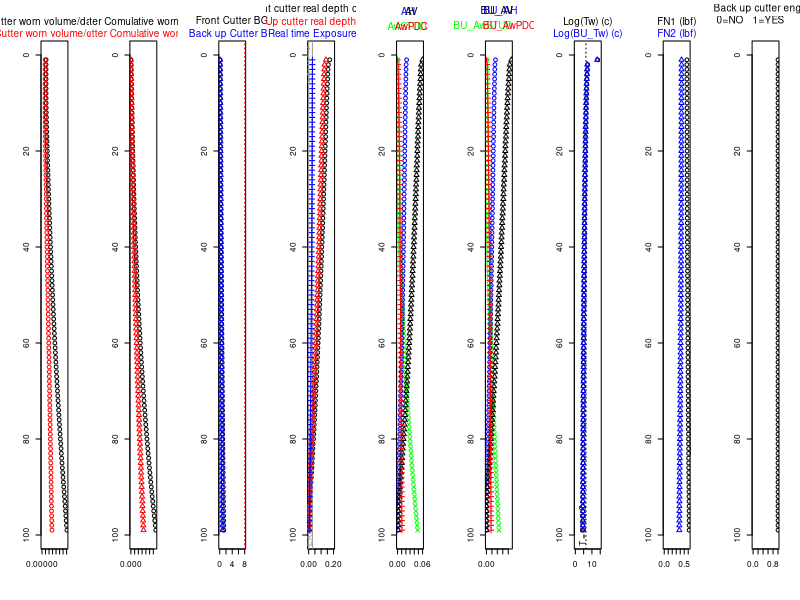
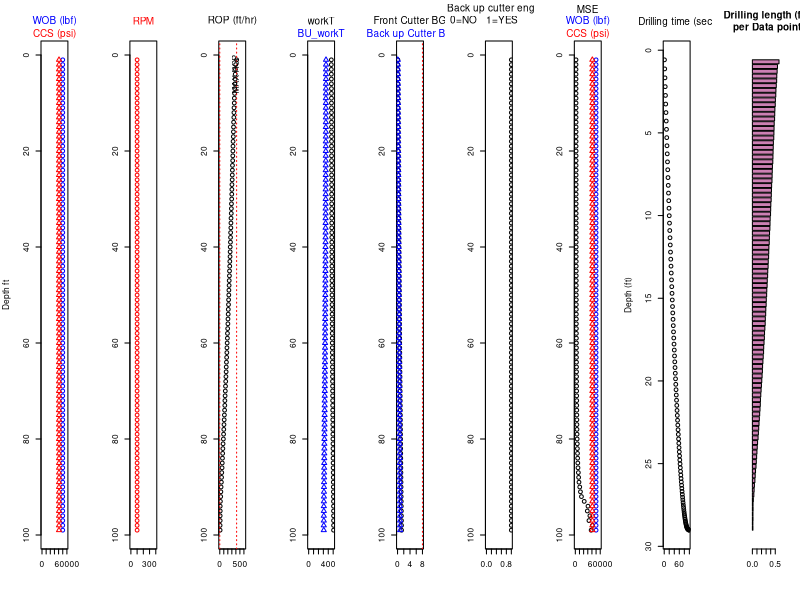

Source code (R) for these figures, in order:

#clean console
cat("\014") 
#clean environment
rm(list=ls())


Db <- 8.5 #bit diameter
Re <- Db/((2^0.5)*2) # effective radius
Ce <- 1 # cutter front area efficiency
# WOB <- 25000 # weight on bit klbf
# RPM <- 100 #
# CCS <- 41000 # in psi
NOC <- 32 # number of cutters
Dc <- 0.5 # cutter diameter in inch
Rc <- Dc/2 #cutter radius in inch
BR <- 20 # Back Rake in angle
SR <- 0 # Side Rake in angle
wSTUD <- 0.3 # weight 1 STUD
wPDC <- 1 # weight 2 PDC
Emb_Length <- 0.2 # Cutter embedded length  
Lcutter <- 2 # cutter length in inch
CutterT <- 0.0276 # cutter thickness in inch
ROPcoff <- 300 # ROP coefficient  
BGThershold <- 8*(Lcutter-Emb_Length)*tan(BR*pi/180)/Dc

#---------------------------------------------
# Cutter Wear Flat Area Temprature parameters
# Tf <- 50 # fluid temprature in C
# kf <- 0.04 # cutter/rock friction coefficient
f <- 0.5 # thermal response function 
# alpha_f <- 1 # 
#---------------------------------------------
DataTimeInter <- 5 # sec
#-----------------------------BG Column

# BG <- read.csv("C:/Users/DASLAB Hareland 3/Desktop/R calc file/ROP drafts/BG.csv", header = T)
# BG <- read.csv("C:/Users/Farshid/Desktop/rop/BG.csv", header = T)
# C:\Users\DASLAB Hareland 3\Documents\All_Amin_Github\Petroleum-and-Drilling-Enginnering\Codes\Drilling Simulator
BG <- read.csv("../Drilling Simulator/BG.csv", header = T)
BG <- 0.01*BG
Num_of_Data <- nrow(BG)
# BU_BG <- read.csv("C:/Users/DASLAB Hareland 3/Desktop/R calc file/ROP drafts/BU_BG.csv", header = T)
# BU_BG <- read.csv("C:/Users/Farshid/Desktop/rop/BU_BG.csv", header = T)
BU_BG <- read.csv("../Drilling Simulator/BU_BG.csv", header = T)
BU_BG <- 0.01*BU_BG
Num_of_Data <- nrow(BU_BG)

EXPR_new <- 0.03 #back up cutter exposed when both cutters are new
EXPR_realtime <- matrix(0,Num_of_Data,1)
colnames(EXPR_realtime) <- "inch"


#-----ROP (ft/hr)-----------------------------
ROP <- matrix(0,Num_of_Data,1)
ROP <- data.frame(ROP)
colnames(ROP) <- 'ROP (ft/hr)'
#----------------------------WOB Column
# WOB <- read.csv("C:/Users/DASLAB Hareland 3/Desktop/R calc file/ROP drafts/WOB.csv", header = T); WOB <-1*WOB
# WOB <- read.csv("C:/Users/Farshid/Desktop/rop/WOB.csv", header = T); WOB <-2*WOB
WOB <- read.csv("../Drilling Simulator/WOB.csv", header = T); WOB <-2*WOB
WOC <- WOB/NOC
colnames(WOC) <- 'WOC,lbf'
#----------------------------RPM Column
# RPM <- read.csv("C:/Users/DASLAB Hareland 3/Desktop/R calc file/ROP drafts/RPM.csv", header = T); RPM <- 1*RPM
# RPM <- read.csv("C:/Users/Farshid/Desktop/rop/RPM.csv", header = T); RPM <- 1*RPM
RPM <- read.csv("../Drilling Simulator/RPM.csv", header = T); RPM <- 1*RPM
#----------------------------CCS Column
# CCS <- read.csv("C:/Users/DASLAB Hareland 3/Desktop/R calc file/ROP drafts/CCS.csv", header = T); CCS <- 0.5*CCS
# CCS <- read.csv("C:/Users/Farshid/Desktop/rop/CCS.csv", header = T); CCS <- 1*CCS
CCS <- read.csv("../Drilling Simulator/CCS.csv", header = T); CCS <- 1*CCS
#----------------------------Tf Column
# Tf <- read.csv("C:/Users/DASLAB Hareland 3/Desktop/R calc file/ROP drafts/Tf.csv", header = T)
# Tf <- read.csv("C:/Users/Farshid/Desktop/rop/Tf.csv", header = T)
Tf <- read.csv("../Drilling Simulator/Tf.csv", header = T)
#----------------------------kf Column
# kf <- read.csv("C:/Users/DASLAB Hareland 3/Desktop/R calc file/ROP drafts/kf.csv", header = T)
# kf <- read.csv("C:/Users/Farshid/Desktop/rop/kf.csv", header = T)
kf <- read.csv("../Drilling Simulator/Kf.csv", header = T)
#----------------------------alpha_f Column
# alpha_f <- read.csv("C:/Users/DASLAB Hareland 3/Desktop/R calc file/ROP drafts/alpha_f.csv", header = T)
# alpha_f <- read.csv("C:/Users/Farshid/Desktop/rop/alpha_f.csv", header = T)
alpha_f <- read.csv("../Drilling Simulator/alpha_f.csv", header = T)
#----------------------------thermal response function 
# f <- read.csv("C:/Users/DASLAB Hareland 3/Desktop/R calc file/ROP drafts/f.csv", header = T)
# f <- read.csv("C:/Users/Farshid/Desktop/rop/f.csv", header = T)
f <- read.csv("../Drilling Simulator/f.csv", header = T)
#----------------------------khf (w/cm/C) 
# khf <- read.csv("C:/Users/DASLAB Hareland 3/Desktop/R calc file/ROP drafts/khf.csv", header = T)
# khf <- read.csv("C:/Users/Farshid/Desktop/rop/khf.csv", header = T)
khf <- read.csv("../Drilling Simulator/Khf.csv", header = T)
#----------------------------FN1 and FN2 
#normal forces on cutter and back up cutter
FN1 <- matrix(0,Num_of_Data,1)
colnames(FN1) <- "Lbf"
FN2 <- matrix(0,Num_of_Data,1)
colnames(FN2) <- "Lbf"
#=============Tw and BU_Tw
Tw <- matrix(0,Num_of_Data,1)
colnames(Tw) <- "c"
BU_Tw <- matrix(0,Num_of_Data,1)
colnames(BU_Tw) <- "c"

#-----Cutters work (base and backup)--
work1 <- matrix(0,Num_of_Data,1)
colnames(work1) <- "ft.Lbf"
work2 <- matrix(0,Num_of_Data,1)
colnames(work2) <- "ft.Lbf"
workT <- matrix(0,Num_of_Data,1)
colnames(workT) <- "ft.Lbf"
BU_work1 <- matrix(0,Num_of_Data,1)
colnames(BU_work1) <- "ft.Lbf"
BU_work2 <- matrix(0,Num_of_Data,1)
colnames(BU_work2) <- "ft.Lbf"
BU_workT <- matrix(0,Num_of_Data,1)
colnames(BU_workT) <- "ft.Lbf"

#average wear coff of PDC and STUD 1 and 2
#1
alphaAve <- matrix(0,Num_of_Data,1)
colnames(alphaAve) <- "(ft.Lbf)/inch3"
#2
BU_alphaAve <- matrix(0,Num_of_Data,1)
colnames(BU_alphaAve) <- "(ft.Lbf)/inch3"

#1
cutter_worn_vol_each_datapoint <- matrix(0,Num_of_Data,1)
colnames(cutter_worn_vol_each_datapoint) <- "inch3"
#2
BU_cutter_worn_vol_each_datapoint <- matrix(0,Num_of_Data,1)
colnames(BU_cutter_worn_vol_each_datapoint) <- "inch3"

#1
comulative_cutter_worn_vol <- matrix(0,Num_of_Data,1)
colnames(comulative_cutter_worn_vol) <- "inch3"
#2
BU_comulative_cutter_worn_vol <- matrix(0,Num_of_Data,1)
colnames(BU_comulative_cutter_worn_vol) <- "inch3"

wear_cof_PDC <- 20000000 # (ft.Lbf)/inch3 of pure PDC material
wear_cof_STUD <- 20000 # (ft.Lbf)/inch3 of pure STUD material

#----------------------------Cutter Velocity (m/s) Column
Cutter_Velocity <- 2*pi*RPM*Re*0.0254/60
colnames(Cutter_Velocity) <- 'Cutter_Velocity,m/s'
#----------------------------cutter wear flat length,L (cm) Column
cutter_wearflat_length <- (BG*Dc/8)/sin(pi*BR/180)*2.54
colnames(cutter_wearflat_length) <- 'cutter_wearflat_length,cm'
BU_cutter_wearflat_length <- (BU_BG*Dc/8)/sin(pi*BR/180)*2.54
colnames(BU_cutter_wearflat_length) <- 'BU_cutter_wearflat_length,cm'

NeedToCovered <- (WOB/NOC)/(CCS)
colnames(NeedToCovered) <- 'NeedToCovered'
Max_DOC_OnCutterFace <- (Dc)*cos(BR*pi/180) 
Max_DOC <- Max_DOC_OnCutterFace*cos(BR*pi/180)

#-------------------------------------------------------------------------
BGDc8 <- BG*Dc/8
colnames(BGDc8) <- 'BGDc8'
BGDc8Cos <- BGDc8*cos(BR*pi/180)
colnames(BGDc8Cos) <- 'BGDc8Cos'

BU_BGDc8 <- BU_BG*Dc/8
colnames(BU_BGDc8) <- 'BU_BGDc8'
BU_BGDc8Cos <- BU_BGDc8*cos(BR*pi/180)
colnames(BU_BGDc8Cos) <- 'BU_BGDc8Cos'

#difference between weighted area beneath the cutter and needed area to be covered
Diff_AwBeneathCutter_T_NeedToCovered <- 0 -NeedToCovered
colnames(Diff_AwBeneathCutter_T_NeedToCovered) <- 'Diff_AwBeneathCutter_T_NeedToCovered'


#BackUp cutter is engaged with the formation or not
BU_cutter_engage <- matrix(0.5,Num_of_Data,1)
colnames(BU_cutter_engage) <- "1=YES 0=NO"

#-------------------------------------------------------------------------
#finding the depth of cut and BG/BU_BG
DOC_accuracy <- 0.0001 # accuracy for finding depth of cut
StepSize <- 0.001

wornVol_accuracy <- 0.0001 #cutter worn volume acuracy
addBG <- 0.0001
#===================Cutter #1==================
#==============================================
DOC_real <- matrix(0,nrow=Num_of_Data,ncol=1)
AH_Matrix <- matrix(0,nrow=Num_of_Data,ncol=1)
AV_Matrix <- matrix(0,nrow=Num_of_Data,ncol=1)
DepthOfCut_P <- matrix(0,nrow=Num_of_Data,ncol=1)
DOC_OCF <- matrix(0,nrow=Num_of_Data,ncol=1)
AOCFClean <- matrix(0,nrow=Num_of_Data,ncol=1)
AWOBG <- matrix(0,nrow=Num_of_Data,ncol=1)
ACT <- matrix(0,nrow=Num_of_Data,ncol=1)
AH <- matrix(0,nrow=Num_of_Data,ncol=1)
AV <- matrix(0,nrow=Num_of_Data,ncol=1)
AwTotal <- matrix(0,nrow=Num_of_Data,ncol=1)
AwPDC <- matrix(0,nrow=Num_of_Data,ncol=1)
AwSTUD <- matrix(0,nrow=Num_of_Data,ncol=1)

#==============================================
#==============================================
#===================Cutter #2==================
#==============================================
BU_DOC_real <- matrix(0,nrow=Num_of_Data,ncol=1)
BU_AH_Matrix <- matrix(0,nrow=Num_of_Data,ncol=1)
BU_AV_Matrix <- matrix(0,nrow=Num_of_Data,ncol=1)
BU_DepthOfCut_P <- matrix(0,nrow=Num_of_Data,ncol=1)
BU_DOC_OCF <- matrix(0,nrow=Num_of_Data,ncol=1)
BU_AOCFClean <- matrix(0,nrow=Num_of_Data,ncol=1)
BU_AWOBG <- matrix(0,nrow=Num_of_Data,ncol=1)
BU_ACT <- matrix(0,nrow=Num_of_Data,ncol=1)
BU_AH <- matrix(0,nrow=Num_of_Data,ncol=1)
BU_AV <- matrix(0,nrow=Num_of_Data,ncol=1)
BU_AwTotal <- matrix(0,nrow=Num_of_Data,ncol=1)
BU_AwPDC <- matrix(0,nrow=Num_of_Data,ncol=1)
BU_AwSTUD <- matrix(0,nrow=Num_of_Data,ncol=1)
#==============================================
#==============================================

#1
cwv <- 0 # cutter worn volume counter "comulative"
#2
BU_cwv <- 0 # cutter worn volume counter "comulative" for back up cutter


































for (i in 1:Num_of_Data){
  
  
  
  
  DepthOfCut_P[i,1] <- BGDc8Cos[i,1]
  colnames(DepthOfCut_P) <- 'DepthOfCut_P'
  BU_DepthOfCut_P[i,1] <- BU_BGDc8Cos[i,1]
  colnames(BU_DepthOfCut_P) <- 'BU_DepthOfCut_P'
  
  j <- 0
  
  while(DepthOfCut_P[i,1] < Max_DOC && Diff_AwBeneathCutter_T_NeedToCovered[i,1] < DOC_accuracy){
    
    j <- j+1
    
    # cat("i=",i,"j=",j, "\n")
    
    DepthOfCut_P[i,1] <- DepthOfCut_P[i,1] + StepSize
    
    
    
    #=======================Cutter #1=========================
    #=========================================================
    #=========================================================
    #=========================================================
    #=========================================================
    
    DOC_OCF[i,1] <- DepthOfCut_P[i,1]/(cos(BR*pi/180));# print(DOC_OCF[1,1])
    colnames(DOC_OCF) <- 'DOC_OCF'
    # AreaOnCutterFaceClean = AOCFC
    AOCFClean[i,1] <- (Rc^2)*acos((Rc-DOC_OCF[i,1])/Rc)-(Rc-DOC_OCF[i,1])*(2*Rc*DOC_OCF[i,1]-(DOC_OCF[i,1])^2)^0.5;# print(AOCFClean[1,1])
    colnames(AOCFClean) <- 'AOCFClean'
    # AreaWornOutBG = AWOBG # worn out area on cutter face
    AWOBG[i,1] <- (Rc^2)*acos((Rc-BGDc8[i,1])/Rc)-(Rc-BGDc8[i,1])*(2*Rc*BGDc8[i,1]-(BGDc8[i,1])^2)^0.5; #print(AWOBG[1,1])
    colnames(AWOBG) <- 'AWOBG'
    #Area Cut Total = ACT # total aera on cutter face
    ACT[i,1] <- AOCFClean[i,1] -AWOBG[i,1]
    colnames(ACT) <- 'ACT'
    # area beneath the cutter
    AH[i,1] <- ACT[i,1]*sin(BR*pi/180)
    colnames(AH) <- 'AH'
    # area infront of cutter
    AV[i,1] <- ACT[i,1]*cos(BR*pi/180)*cos(SR*pi/180)
    colnames(AV) <- 'AV'
    
    #-----------------------------------------
    #calc for Aw total
    Aw1 <- (BG[i,1]*Dc/8)*cos(BR*pi/180)
    Aw2 <- (Aw1-Lcutter*cos((90-BR)*pi/180))/sin((90-BR)*pi/180)
    if (Aw2<0){Aw3 <- 0} else {Aw3 <- Aw2}
    Aw4 <- Aw1/sin((90-BR)*pi/180)
    if (Aw4<Dc){Aw5 <- Aw4} else {Aw5 <- Dc}
    Aw6 <- (Aw5-Rc)/Rc
    Aw7 <- (Aw3-Rc)/Rc
    Aw8 <- (Aw5-Rc)
    Aw9 <- (Aw3-Rc)
    Aw10 <- ((2*Rc*Aw5-Aw5^2)^0.5)/(Rc)^2
    Aw11 <- ((2*Rc*Aw3-Aw3^2)^0.5)/(Rc)^2
    Aw12 <- (Rc^2/2)*(asin(Aw6)+Aw8*Aw10)
    Aw13 <- (Rc^2/2)*(asin(Aw7)+Aw9*Aw11)
    Aw14 <- (Aw12-Aw13)*(2/cos((90-BR)*pi/180))
    AwTotal[i,1] <- Aw14
    
    AwPDC1 <- (BG[i,1]*Dc/8)*cos(BR*pi/180)
    AwPDC2 <- (Aw1-CutterT*cos((90-BR)*pi/180))/sin((90-BR)*pi/180)
    if (AwPDC2<0){AwPDC3 <- 0} else {AwPDC3 <- AwPDC2}
    AwPDC4 <- AwPDC1/sin((90-BR)*pi/180)
    if (AwPDC4<Dc){AwPDC5 <- AwPDC4} else {AwPDC5 <- Dc}
    AwPDC6 <- (AwPDC5-Rc)/Rc
    AwPDC7 <- (AwPDC3-Rc)/Rc
    AwPDC8 <- (AwPDC5-Rc)
    AwPDC9 <- (AwPDC3-Rc)
    AwPDC10 <- ((2*Rc*AwPDC5-AwPDC5^2)^0.5)/(Rc)^2
    AwPDC11 <- ((2*Rc*AwPDC3-AwPDC3^2)^0.5)/(Rc)^2
    AwPDC12 <- (Rc^2/2)*(asin(AwPDC6)+AwPDC8*AwPDC10)
    AwPDC13 <- (Rc^2/2)*(asin(AwPDC7)+AwPDC9*AwPDC11)
    AwPDC14 <- (AwPDC12-AwPDC13)*(2/cos((90-BR)*pi/180))
    AwPDC[i,1] <- AwPDC14
    
    AwSTUD[i,1] <- AwTotal[i,1]-AwPDC[i,1]
    AwW <- wSTUD*AwSTUD[i,1] + wPDC*AwPDC[i,1]  
    AwBeneathCutter <- AwW + AH[i,1]
    #=========================================================
    #=========================================================
    #=========================================================
    #=========================================================
    #=======================Cutter #2=========================
    
    EXPR_realtime[i,1] <- EXPR_new - BGDc8Cos[i,1] + BU_BGDc8Cos[i,1]
    
    if (DepthOfCut_P[i,1] > EXPR_new+BU_BGDc8Cos[i,1]){
      
      
      
      # cat("DOCP=",DepthOfCut_P[i,1]," > EXPR_new+BU_BGDc8Cos[i,1]",EXPR_new+BU_BGDc8Cos[i,1],"in i=",i,"in j=",j,"\n")
      
      
      
      
      BU_DepthOfCut_P[i,1] <- DepthOfCut_P[i,1] - EXPR_new
      
      BU_DOC_OCF[i,1] <- BU_DepthOfCut_P[i,1]/(cos(BR*pi/180))
      colnames(BU_DOC_OCF) <- 'BU_DOC_OCF'
      # AreaOnCutterFaceClean = AOCFC
      BU_AOCFClean[i,1] <- (Rc^2)*acos((Rc-BU_DOC_OCF[i,1])/Rc)-(Rc-BU_DOC_OCF[i,1])*(2*Rc*BU_DOC_OCF[i,1]-(BU_DOC_OCF[i,1])^2)^0.5
      colnames(BU_AOCFClean) <- 'BU_AOCFClean'
      # AreaWornOutBG = AWOBG # worn out area on cutter face
      BU_AWOBG[i,1] <- (Rc^2)*acos((Rc-BU_BGDc8[i,1])/Rc)-(Rc-BU_BGDc8[i,1])*(2*Rc*BU_BGDc8[i,1]-(BU_BGDc8[i,1])^2)^0.5
      colnames(BU_AWOBG) <- 'BU_AWOBG'
      #Area Cut Total = ACT # total aera on cutter face
      BU_ACT[i,1] <- BU_AOCFClean[i,1] -BU_AWOBG[i,1]
      colnames(BU_ACT) <- 'BU_ACT'
      # area beneath the cutter
      BU_AH[i,1] <- BU_ACT[i,1]*sin(BR*pi/180)
      colnames(BU_AH) <- 'BU_AH'
      # area infront of cutter
      BU_AV[i,1] <- BU_ACT[i,1]*cos(BR*pi/180)*cos(SR*pi/180)
      colnames(BU_AV) <- 'BU_AV'
      
      #-----------------------------------------
      #calc for Aw total
      BU_Aw1 <- (BU_BG[i,1]*Dc/8)*cos(BR*pi/180)
      BU_Aw2 <- (BU_Aw1-Lcutter*cos((90-BR)*pi/180))/sin((90-BR)*pi/180)
      if (BU_Aw2<0){BU_Aw3 <- 0} else {BU_Aw3 <- BU_Aw2}
      BU_Aw4 <- BU_Aw1/sin((90-BR)*pi/180)
      if (BU_Aw4<Dc){BU_Aw5 <- BU_Aw4} else {BU_Aw5 <- Dc}
      BU_Aw6 <- (BU_Aw5-Rc)/Rc
      BU_Aw7 <- (BU_Aw3-Rc)/Rc
      BU_Aw8 <- (BU_Aw5-Rc)
      BU_Aw9 <- (BU_Aw3-Rc)
      BU_Aw10 <- ((2*Rc*BU_Aw5-BU_Aw5^2)^0.5)/(Rc)^2
      BU_Aw11 <- ((2*Rc*BU_Aw3-BU_Aw3^2)^0.5)/(Rc)^2
      BU_Aw12 <- (Rc^2/2)*(asin(BU_Aw6)+BU_Aw8*BU_Aw10)
      BU_Aw13 <- (Rc^2/2)*(asin(BU_Aw7)+BU_Aw9*BU_Aw11)
      BU_Aw14 <- (BU_Aw12-BU_Aw13)*(2/cos((90-BR)*pi/180))
      BU_AwTotal[i,1] <- BU_Aw14
      
      BU_AwPDC1 <- (BU_BG[i,1]*Dc/8)*cos(BR*pi/180)
      BU_AwPDC2 <- (BU_Aw1-CutterT*cos((90-BR)*pi/180))/sin((90-BR)*pi/180)
      if (BU_AwPDC2<0){BU_AwPDC3 <- 0} else {BU_AwPDC3 <- BU_AwPDC2}
      BU_AwPDC4 <- BU_AwPDC1/sin((90-BR)*pi/180)
      if (BU_AwPDC4<Dc){BU_AwPDC5 <- BU_AwPDC4} else {BU_AwPDC5 <- Dc}
      BU_AwPDC6 <- (BU_AwPDC5-Rc)/Rc
      BU_AwPDC7 <- (BU_AwPDC3-Rc)/Rc
      BU_AwPDC8 <- (BU_AwPDC5-Rc)
      BU_AwPDC9 <- (BU_AwPDC3-Rc)
      BU_AwPDC10 <- ((2*Rc*BU_AwPDC5-BU_AwPDC5^2)^0.5)/(Rc)^2
      BU_AwPDC11 <- ((2*Rc*BU_AwPDC3-BU_AwPDC3^2)^0.5)/(Rc)^2
      BU_AwPDC12 <- (Rc^2/2)*(asin(BU_AwPDC6)+BU_AwPDC8*BU_AwPDC10)
      BU_AwPDC13 <- (Rc^2/2)*(asin(BU_AwPDC7)+BU_AwPDC9*BU_AwPDC11)
      BU_AwPDC14 <- (BU_AwPDC12-BU_AwPDC13)*(2/cos((90-BR)*pi/180))
      BU_AwPDC[i,1] <- BU_AwPDC14
      
      BU_AwSTUD[i,1] <- BU_AwTotal[i,1]-BU_AwPDC[i,1]
      BU_AwW <- wSTUD*BU_AwSTUD[i,1] + wPDC*BU_AwPDC[i,1] 
      BU_AwBeneathCutter <- BU_AwW + BU_AH[i,1]
      
      
    } 
    else{
      
      BU_AwBeneathCutter <- 0
      
    }
    
    #=========================================================
    #=========================================================
    #=========================================================
    #=========================================================
    #=========================================================
    
    
    AwBeneathCutter_T=AwBeneathCutter+BU_AwBeneathCutter #total weighted area beneath the cutters
    Diff_AwBeneathCutter_T_NeedToCovered[i,1] <- AwBeneathCutter_T -NeedToCovered[i,1]
    
    
  }
  
  
  
  
  
  
  DOC_real[i,1] <- DepthOfCut_P[i,1]- BGDc8Cos[i,1]
  colnames(DOC_real) <- 'DOC_real'
  AH_Matrix[i,1] <- AH[i,1]
  colnames(AH) <- 'AH'
  AV_Matrix[i,1] <- AV[i,1]
  colnames(AV) <- 'AV'
  FN1[i,1] <- AwBeneathCutter/AwBeneathCutter_T
  
  if (DepthOfCut_P[i,1] > EXPR_new + BU_BGDc8Cos[i,1]){
    
    BU_DOC_real[i,1] <- BU_DepthOfCut_P[i,1]- BU_BGDc8Cos[i,1]
    colnames(BU_DOC_real) <- 'BU_DOC_real'
    BU_AH_Matrix[i,1] <- BU_AH[i,1]
    colnames(BU_AH) <- 'BU_AH'
    BU_AV_Matrix[i,1] <- BU_AV[i,1]
    colnames(BU_AV) <- 'BU_AV'
    FN2[i,1] <- BU_AwBeneathCutter/AwBeneathCutter_T
    
  }
  else{
    
    BU_DOC_real[i,1] <- 0
    colnames(BU_DOC_real) <- 'BU_DOC_real'
    BU_AH_Matrix[i,1] <- 0
    colnames(BU_AH) <- 'BU_AH'
    BU_AV_Matrix[i,1] <- 0
    colnames(BU_AV) <- 'BU_AV'
    FN2[i,1] <- 0
    
  }
  
  
  
  
  
  
  
  
  
  
  
  #==================================================WEAR AND TEMPRATURE================================================
  #==================================================WEAR AND TEMPRATURE================================================
  #==================================================WEAR AND TEMPRATURE================================================
  #==================================================WEAR AND TEMPRATURE================================================
  #==================================================WEAR AND TEMPRATURE================================================
  #==================================================WEAR AND TEMPRATURE================================================
  
  if (EXPR_realtime[i,1] > 0){
    # calculations for cutter 1 and 2 for temprature and wear when the EXPR is not zero. Cutters are not in the same level.
    
    
    
    
    # for cutter 1
    ##############
    ##############
    ##############
    ##############
    cutter_wearflat_length[i,1] <- (BG[i,1]*Dc/8)/sin(pi*BR/180)*2.54
    colnames(cutter_wearflat_length) <- 'cutter_wearflat_length,cm'
    
    Tw[i,1] <- Tf[i,1]+((kf[i,1]*(FN1[i,1]*WOC[i,1])*Cutter_Velocity[i,1]*f[i,1])/(AwTotal[i,1]*6.4516))*
      ((1+(3*(pi^0.5)/4)*f[i,1]*khf[i,1]*(Cutter_Velocity[i,1]/(cutter_wearflat_length[i,1]*alpha_f[i,1]))^0.5)^-1)
    
    #============================================================wear function
    work1[i,1] <- (0.083*kf[i,1]*(FN1[i,1]*WOC[i,1])*RPM[i,1]*(2*pi*Re))*(DataTimeInter/60)
    work2[i,1] <- 0#(0.083*Ce*AV_Matrix[i,1]*(2*pi*Re)*RPM[i,1]*CCS[i,1])*(DataTimeInter/60)
    workT[i,1] <- work1[i,1] + work2[i,1]
    alphaAve[i,1] <- (AwPDC[i,1]/AwTotal[i,1])*wear_cof_PDC+(AwSTUD[i,1]/AwTotal[i,1])*wear_cof_STUD
    length(alphaAve);length(AwPDC);length(AwTotal);length(AwSTUD);
    
    cutter_worn_vol_each_datapoint[i,1] <- workT[i,1]/alphaAve[i,1]
    
    cwv <- cutter_worn_vol_each_datapoint[i,1]+ cwv
    comulative_cutter_worn_vol[i,1] <- cwv
    
    #calculate the BG by reverse cutter volume equation
    
    V_total_worn_theory <- 0
    
    while(V_total_worn_theory - comulative_cutter_worn_vol[i,1] < wornVol_accuracy){
      
      BG[i,1] <- BG[i,1] + addBG 
      
      V_total_worn_theory <- (-1)*((((Dc/2)^3)/tan(pi*BR/180))*
                                     ((((Dc/2)-(BG[i,1]*Dc/8))/(Dc/2))*acos((((Dc/2)-(BG[i,1]*Dc/8))/(Dc/2)))-
                                        ((1-((((Dc/2)-(BG[i,1]*Dc/8))/(Dc/2)))^2))^0.5)+(((Dc/2)^3)/3*tan(pi*BR/180))*
                                     ((1-((((Dc/2)-(BG[i,1]*Dc/8))/(Dc/2)))^2)^0.5)^3)
      
      
    }
    #update BG that is used for next ROP calculations
    BG[i+1,1] <- BG[i,1]
    
    
    
    
    
    
    
    
    
    
    #for cutter 2 or back up cutter ==== if it is engaged with formation or NOT
    ##############
    ##############
    ##############
    ##############
    
    if (DepthOfCut_P[i,1] > EXPR_new+BU_BGDc8Cos[i,1]){
      
      BU_cutter_wearflat_length[i,1] <- (BU_BG[i,1]*Dc/8)/sin(pi*BR/180)*2.54
      colnames(BU_cutter_wearflat_length) <- 'BU_cutter_wearflat_length,cm'
      
      BU_Tw[i,1] <- Tf[i,1]+((kf[i,1]*(FN2[i,1]*WOC[i,1])*Cutter_Velocity[i,1]*f[i,1])/(BU_AwTotal[i,1]*6.4516))*
        ((1+(3*(pi^0.5)/4)*f[i,1]*khf[i,1]*(Cutter_Velocity[i,1]/(BU_cutter_wearflat_length[i,1]*alpha_f[i,1]))^0.5)^-1)
      
      #============================================================wear function
      BU_work1[i,1] <- (0.083*kf[i,1]*(FN2[i,1]*WOC[i,1])*RPM[i,1]*(2*pi*Re))*(DataTimeInter/60)
      BU_work2[i,1] <- 0#(0.083*Ce*BU_AV_Matrix[i,1]*(2*pi*Re)*RPM[i,1]*CCS[i,1])*(DataTimeInter/60)
      BU_workT[i,1] <- BU_work1[i,1] + BU_work2[i,1]
      BU_alphaAve[i,1] <- (BU_AwPDC[i,1]/BU_AwTotal[i,1])*wear_cof_PDC+(BU_AwSTUD[i,1]/BU_AwTotal[i,1])*wear_cof_STUD
      BU_cutter_worn_vol_each_datapoint[i,1] <- BU_workT[i,1]/BU_alphaAve[i,1]
      
      BU_cwv <- BU_cutter_worn_vol_each_datapoint[i,1]+ BU_cwv
      BU_comulative_cutter_worn_vol[i,1] <- BU_cwv
      
      #calculate the BU_BG by reverse cutter volume equation
      # wornVol_accuracy <- 0.001
      BU_V_total_worn_theory <- 0
      
      while(BU_V_total_worn_theory - BU_comulative_cutter_worn_vol[i,1] < wornVol_accuracy){
        
        BU_BG[i,1] <- BU_BG[i,1] + addBG
        
        BU_V_total_worn_theory <- (-1)*((((Dc/2)^3)/tan(pi*BR/180))*
                                          ((((Dc/2)-(BU_BG[i,1]*Dc/8))/(Dc/2))*acos((((Dc/2)-(BU_BG[i,1]*Dc/8))/(Dc/2)))-
                                             ((1-((((Dc/2)-(BU_BG[i,1]*Dc/8))/(Dc/2)))^2))^0.5)+(((Dc/2)^3)/3*tan(pi*BR/180))*
                                          ((1-((((Dc/2)-(BU_BG[i,1]*Dc/8))/(Dc/2)))^2)^0.5)^3)
        
        
      }
      #update BG that is used for next ROP calculations
      BU_BG[i+1,1] <- BU_BG[i,1]
      
      
    }
    else{
      
      BU_BG[i+1,1] <- BU_BG[i,1]
      
      BU_cwv <- BU_cutter_worn_vol_each_datapoint[i,1]+ BU_cwv
      BU_comulative_cutter_worn_vol[i,1] <- BU_cwv
    }
    
    
    
    
    
    
  }
  # if EXPR realtime achived 0 and both cutters are in same lavel, then:
  # calc BG1 and 2 seperatly and take an average and report it for both BGs
  else{
    
    EXPR_realtime[i,1] <- 0
    
    
    # for cutter 1
    ##############
    ##############
    ##############
    ##############
    cutter_wearflat_length[i,1] <- (BG[i,1]*Dc/8)/sin(pi*BR/180)*2.54
    colnames(cutter_wearflat_length) <- 'cutter_wearflat_length,cm'
    
    Tw[i,1] <- Tf[i,1]+((kf[i,1]*FN1[i,1]*Cutter_Velocity[i,1]*f[i,1])/(AwTotal[i,1]*6.4516))*
      ((1+(3*(pi^0.5)/4)*f[i,1]*khf[i,1]*(Cutter_Velocity[i,1]/(cutter_wearflat_length[i,1]*alpha_f[i,1]))^0.5)^-1)
    
    #============================================================wear function
    work1[i,1] <- (0.083*kf[i,1]*FN1[i,1]*RPM[i,1]*(2*pi*Re))*(DataTimeInter/60)
    work2[i,1] <- 0#(0.083*Ce*AV_Matrix[i,1]*(2*pi*Re)*RPM[i,1]*CCS[i,1])*(DataTimeInter/60)
    workT[i,1] <- work1[i,1] + work2[i,1]
    alphaAve[i,1] <- (AwPDC[i,1]/AwTotal[i,1])*wear_cof_PDC + (AwSTUD[i,1]/AwTotal[i,1])*wear_cof_STUD
    cutter_worn_vol_each_datapoint[i,1] <- workT[i,1]/alphaAve[i,1]
    
    cwv <- cutter_worn_vol_each_datapoint[i,1]+ cwv
    comulative_cutter_worn_vol[i,1] <- cwv
    
    
    # for cutter 2 or back up cutter
    ##############
    ##############
    ##############
    ##############
    BU_cutter_wearflat_length[i,1] <- (BU_BG[i,1]*Dc/8)/sin(pi*BR/180)*2.54
    colnames(BU_cutter_wearflat_length) <- 'BU_cutter_wearflat_length,cm'
    
    BU_Tw[i,1] <- Tf[i,1]+((kf[i,1]*FN2[i,1]*Cutter_Velocity[i,1]*f[i,1])/(BU_AwTotal[i,1]*6.4516))*
      ((1+(3*(pi^0.5)/4)*f[i,1]*khf[i,1]*(Cutter_Velocity[i,1]/(BU_cutter_wearflat_length[i,1]*alpha_f[i,1]))^0.5)^-1)
    
    #============================================================wear function
    BU_work1[i,1] <- (0.083*kf[i,1]*FN2[i,1]*RPM[i,1]*(2*pi*Re))*(DataTimeInter/60)
    BU_work2[i,1] <- 0#(0.083*Ce*BU_AV_Matrix[i,1]*(2*pi*Re)*RPM[i,1]*CCS[i,1])*(DataTimeInter/60)
    BU_workT[i,1] <- BU_work1[i,1] + BU_work2[i,1]
    BU_alphaAve[i,1] <- (BU_AwPDC[i,1]/BU_AwTotal[i,1])*wear_cof_PDC+(BU_AwSTUD[i,1]/BU_AwTotal[i,1])*wear_cof_STUD
    BU_cutter_worn_vol_each_datapoint[i,1] <- BU_workT[i,1]/BU_alphaAve[i,1]
    
    BU_cwv <- BU_cutter_worn_vol_each_datapoint[i,1]+ BU_cwv
    BU_comulative_cutter_worn_vol[i,1] <- BU_cwv
    
    
    
    #calculate the BG by reverse cutter volume equation
    # wornVol_accuracy <- 0.001
    V_total_worn_theory <- 0
    #calculate the BU_BG by reverse cutter volume equation
    # wornVol_accuracy <- 0.001
    BU_V_total_worn_theory <- 0
    
    
    while((V_total_worn_theory+BU_V_total_worn_theory) - (comulative_cutter_worn_vol[i,1]+BU_comulative_cutter_worn_vol[i,1]) < wornVol_accuracy){
      
      BG[i,1] <- BG[i,1] + addBG
      
      BU_BG[i,1] <- BU_BG[i,1] + addBG
      
      
      
      V_total_worn_theory <- (-1)*((((Dc/2)^3)/tan(pi*BR/180))*
                                     ((((Dc/2)-(BG[i,1]*Dc/8))/(Dc/2))*acos((((Dc/2)-(BG[i,1]*Dc/8))/(Dc/2)))-
                                        ((1-((((Dc/2)-(BG[i,1]*Dc/8))/(Dc/2)))^2))^0.5)+(((Dc/2)^3)/3*tan(pi*BR/180))*
                                     ((1-((((Dc/2)-(BG[i,1]*Dc/8))/(Dc/2)))^2)^0.5)^3)
      
      
      BU_V_total_worn_theory <- (-1)*((((Dc/2)^3)/tan(pi*BR/180))*
                                        ((((Dc/2)-(BU_BG[i,1]*Dc/8))/(Dc/2))*acos((((Dc/2)-(BU_BG[i,1]*Dc/8))/(Dc/2)))-
                                           ((1-((((Dc/2)-(BU_BG[i,1]*Dc/8))/(Dc/2)))^2))^0.5)+(((Dc/2)^3)/3*tan(pi*BR/180))*
                                        ((1-((((Dc/2)-(BU_BG[i,1]*Dc/8))/(Dc/2)))^2)^0.5)^3)
      
      
      
    }
    
    #update BG and BU_BG by taking average of both
    
    BG[i+1,1] <- BG[i,1]
    BU_BG[i+1,1] <- BU_BG[i,1]
    
    
    
    
    
  }
  
  
  
  
  
  
  BGDc8[i+1,1] <- BG[i+1,1]*Dc/8
  BGDc8Cos[i+1,1] <- BGDc8[i+1,1]*cos(BR*pi/180)
  
  BU_BGDc8[i+1,1] <- BU_BG[i+1,1]*Dc/8
  BU_BGDc8Cos[i+1,1] <- BU_BGDc8[i+1,1]*cos(BR*pi/180)
  
  
  
  
  
  
  
  
  ROP[i,1] <- ROPcoff*(5*RPM[i,1]*Re*Ce*((AV_Matrix[i,1]+BU_AV_Matrix[i,1])/2)/(pi*Db*Db/4))
  cat("in i=",i,"in j=",j,"\n")
  cat("DOCP=",DepthOfCut_P[i,1],"BU_DOCP=",BU_DepthOfCut_P[i,1],"MaxDOC=",Max_DOC,"\n")
  cat("Diff_AwBeneathCutter_T_NeedToCovered[i,1]=",Diff_AwBeneathCutter_T_NeedToCovered[i,1],"< DOC_accuracy=",DOC_accuracy,"\n")
  cat("FN1=",FN1[i,1],"FN2=",FN2[i,1],"\n")
  cat("EXPR_realtime=",EXPR_realtime[i,1],"EXPR_new=",EXPR_new,
      "BGDc8Cos[i,1]=",BGDc8Cos[i,1],"BU_BGDc8Cos[i,1]=",BU_BGDc8Cos[i,1],"\n")
  cat("BG=",BG[i,1],"BU_BG=",BU_BG[i,1],"\n")
  cat("Av=",AV_Matrix[i,1],"AH=",AH_Matrix[i,1],"BU_Av=",BU_AV_Matrix[i,1],"BU_AH=",BU_AH_Matrix[i,1],"ROP=",ROP[i,1],"\n")
  cat("AwW=",AwW,"BU_AwW=",BU_AwW,"AwBeneathCutter_T=",AwBeneathCutter_T,"\n")
  cat("AwBeneathCutter=",AwBeneathCutter,"BU_AwBeneathCutter=",BU_AwBeneathCutter,"AwBeneathCutter_T=",AwBeneathCutter_T,"\n")
  cat("alphaAve=",alphaAve[i,1],"BU_alphaAve=",BU_alphaAve[i,1])
  print("-----------------------------------------------------------------------------------------")
  print("-----------------------------------------------------------------------------------------")
  print("-----------------------------------------------------------------------------------------")
  
  if (DepthOfCut_P[i,1] > EXPR_new+BU_BGDc8Cos[i,1]){
    
    BU_cutter_engage[i,1] <- 1
  } else {
    BU_cutter_engage[i,1] <- 0
    
  }
  
  
  
  
  
  
}





#==========================================================================
#==========================================================================
#==========================================================================
#==========================================================================
#==========================================================================
#==========================================================================



#######################PLOTS
# #WOB
par(mfrow=c(1,9))
a <- data.frame(seq(1,Num_of_Data))
par(cex = 0.5)
# # #---------------------------------
# plot(WOB[,1],a[,1], ylim = rev(range(a[,1])), ylab = "Depth ft", xlab = "", col="blue",
#      pch=1,title(expression(main = "WOB (lbf)"), adj = 0.5, line = 2, col.main = "blue"),xlim = c(0,45000))
# par(new=TRUE)
# #CCS
# lines(CCS[,1],a[,1], ylim = rev(range(a[,1])), axes=F, ylab = NA, xlab = NA,
#      col="red",pch=2,title(expression(main = "CCS (psi)"), adj = 0.5, line = 0.7, col.main = "red"),xlim = c(0,50000))
# par(new=FALSE)
# # #RPM
# plot(RPM[,1],a[,1], ylim = rev(range(a[,1])),ylab = "",xlab = "",
#      col="red",pch=1,title(expression(main = "RPM"), col.main = "red"),xlim = c(0,400))

#cutter_worn_vol_each_datapoint / Front cutter
plot(cutter_worn_vol_each_datapoint[,1],a[,1], ylim = rev(range(a[,1])),ylab = "",xlab = "",xlim = c(0,max(cutter_worn_vol_each_datapoint[,1])),
     col="black",pch=1,title(expression(main = "Front cutter worn volume/data point(in3)"),adj = 0.5, line = 1.9, col.main = "black"))
# axis(3)
par(new=TRUE)
#cutter_worn_vol_each_datapoint / Back up cutter
lines(BU_cutter_worn_vol_each_datapoint[,1],a[,1], ylim = rev(range(a[,1])),ylab = "",xlab = "", axes=F,
      col="red",pch=1,title(expression(main = "Backup Cutter worn volume/data point(in3)"),adj = 0.5, line = 0.7, col.main = "red"))
par(new=FALSE)







#comulative_cutter_worn_vol / Front cutter
plot(comulative_cutter_worn_vol[,1],a[,1], ylim = rev(range(a[,1])),ylab = "",xlab = "",xlim = c(0,max(comulative_cutter_worn_vol[,1])),
     col="black",pch=1,title(expression(main = "Front cutter Comulative worn volume (in3)"), adj = 0.5, line = 1.9, col.main = "black"))
par(new=TRUE)
#comulative_cutter_worn_vol / Back up cutter
lines(BU_comulative_cutter_worn_vol[,1],a[,1], ylim = rev(range(a[,1])),ylab = "",xlab = "", axes=F,
      col="red",pch=2,title(expression(main = "Backup cutter Comulative worn volume (in3)"), adj = 0.5, line = 0.7, col.main = "red"))
par(new=FALSE)







# 
# #ROP
# plot(ROP[,1],a[,1], ylim = rev(range(a[,1])),ylab = "",xlab = "",
#      col="black",pch=1,title(expression(main = "ROP (ft/hr)")),xlim = c(0,500))
# par(new=FALSE)


#BG
plot(BG[1:99,1],a[,1], ylim = rev(range(a[,1])),ylab = "",xlab = "",xlim = c(0,8),
     col="black",pch=1,title(expression(main = "Front Cutter BG"), col.main = "black"))
abline(v=8, col = "red", lty = 3)
par(new=TRUE)
#BU_BG
lines(BU_BG[1:99,1],a[,1], ylim = rev(range(a[,1])),ylab = "",xlab = "", axes=F,
      col="blue",pch=2,title(expression(main = "Back up Cutter BG"), adj = 0.5, line = 0.7, col.main = "blue"),xlim = c(0,10))
par(new=FALSE)





#DOC_real
plot(DOC_real[,1],a[,1], ylim = rev(range(a[,1])),ylab = "",xlab = "",xlim = c(0,0.2),
     col="black",pch=1,title(expression(main = "Front cutter real depth of cut (in)"), adj = 0.5, line = 3.2, col.main = "black"))
abline(v=EXPR_new, col = "gray60", lty = 1)
text(EXPR_new-0.005,Num_of_Data,"EXPR New",srt=90,pos=3,col="gray60")
abline(v=0, col = "gray60", lty = 1)
text(0.01,3,"EXPR = 0",srt=90,pos=3,col="gray60")
par(new=TRUE)
#DOC_real
lines(BU_DOC_real[,1],a[,1], ylim = rev(range(a[,1])),ylab = "",xlab = "", axes=F,
      col="red",pch=2,title(expression(main = "Back Up cutter real depth of cut (in)"), adj = 0.5, line = 1.9, col.main = "red"))
par(new=TRUE)
#EXPR_realtime
lines(EXPR_realtime[,1],a[,1], ylim = rev(range(a[,1])),ylab = "",xlab = "", axes=F,
      col="blue",pch=3,title(expression(main = "Real time Exposure (in)"),
                             adj = 0.5, line = 0.7, col.main = "blue"),xlim = c(0,EXPR_new))
par(new=FALSE)

# #BU_cutter_engage
# plot(BU_cutter_engage[1:99,1],a[,1], ylim = rev(range(a[,1])),ylab = "",xlab = "",xlim = c(0,1),
#      col="black",pch=1,title(expression(main = "Back up cutter engage\n 0=NO   1=YES"), col.main = "black"))






#==========================================================================
#==========================================================================
#==========================================================================
#==========================================================================
#==========================================================================
#==========================================================================


# par(mfrow=c(1,5))
# par(cex = 0.5)
#AwSTUD
plot(AwSTUD[1:99,1],a[,1], ylim = rev(range(a[,1])),ylab = "",xlab = "", xlim = c(0,max(AwSTUD[1:99,1],AwPDC[1:99,1],AH_Matrix[1:99,1],AV_Matrix[1:99,1])),
     col="green",pch=4,title(expression(main = "AwSTUD"), adj = 0.75, line = 1.5, col.main = "green"))
#AH
lines(AH_Matrix[1:99,1],a[,1], ylim = rev(range(a[,1])),ylab = "",xlab = "",axes=F,
      col="blue",pch=1,title(expression(main = "AH"), adj = 0.35, line = 3, col.main = "blue"))
# abline(v=8, col = "red", lty = 3)
par(new=TRUE)
#AV
lines(AV_Matrix[1:99,1],a[,1], ylim = rev(range(a[,1])),ylab = "",xlab = "", axes=F,
      col="black",pch=2,title(expression(main = "AV"), adj = 0.6, line = 3, col.main = "black"))
par(new=TRUE)
#AwPDC
lines(AwPDC[1:99,1],a[,1], ylim = rev(range(a[,1])),ylab = "",xlab = "", axes=F,
      col="red",pch=3,title(expression(main = "AwPDC"), adj = 0.3, line = 1.5, col.main = "red"))
par(new=FALSE)






#BU_AwSTUD
plot(BU_AwSTUD[1:99,1],a[,1], ylim = rev(range(a[,1])),ylab = "",xlab = "", xlim = c(0,max(BU_AwSTUD[1:99,1],BU_AwPDC[1:99,1],BU_AH_Matrix[1:99,1],BU_AV_Matrix[1:99,1])),
     col="green",pch=4,title(expression(main = "BU_AwSTUD"), adj = 1, line = 1.5, col.main = "green"))
#BU_AH
lines(BU_AH_Matrix[1:99,1],a[,1], ylim = rev(range(a[,1])),ylab = "",xlab = "",axes=F,
      col="blue",pch=1,title(expression(main = "BU_AH"), adj = 0.3, line = 3, col.main = "blue"))
# abline(v=8, col = "red", lty = 3)
par(new=TRUE)
#BU_AV
lines(BU_AV_Matrix[1:99,1],a[,1], ylim = rev(range(a[,1])),ylab = "",xlab = "", axes=F,
      col="black",pch=2,title(expression(main = "BU_AV"), adj = 0.8, line = 3, col.main = "black"))
par(new=TRUE)
#BU_AwPDC
lines(BU_AwPDC[1:99,1],a[,1], ylim = rev(range(a[,1])),ylab = "",xlab = "", axes=F,
      col="red",pch=3,title(expression(main = "BU_AwPDC"), adj = 0.1, line = 1.5, col.main = "red"))
par(new=FALSE)






#Tw
logTw <- log(Tw)
logBU_Tw <-log(BU_Tw+1)
plot(logTw[1:99,1],a[,1], ylim = rev(range(a[,1])),ylab = "",xlab = "",xlim = c(0,15),
     col="black",pch=1,title(expression(main = "Log(Tw) (c)"), adj = 0.5, line = 1.9, col.main = "black"))
abline(v=log(600), col = "black", lty = 3)
text(log(600),Num_of_Data,"T = 6 0 0 C",srt=90,pos=3,col="black")
par(new=TRUE)
#BU_Tw
lines(logBU_Tw[1:99,1],a[,1], ylim = rev(range(a[,1])),ylab = "",xlab = "", axes=F,
      col="blue",pch=2,title(expression(main = "Log(BU_Tw) (c)"), adj = 0.5, line = 0.7, col.main = "blue"))








#FN 1 & 2
plot(FN1[1:99,1],a[,1], ylim = rev(range(a[,1])),ylab = "",xlab = "",xlim = c(0,max(FN1[,1])),
     col="black",pch=1,title(expression(main = "FN1 (lbf)"), adj = 0.5, line = 1.9, col.main = "black"))
par(new=TRUE)
lines(FN2[1:99,1],a[,1], ylim = rev(range(a[,1])),ylab = "",xlab = "",
      col="blue",pch=2,title(expression(main = "FN2 (lbf)"), adj = 0.5, line = 0.7, col.main = "blue"))




#BU_cutter_engage
plot(BU_cutter_engage[1:99,1],a[,1], ylim = rev(range(a[,1])),ylab = "",xlab = "",xlim = c(0,1),
     col="black",pch=1,title(expression(main = "Back up cutter engage\n 0=NO   1=YES"), col.main = "black"))




#==================================================================================================================================
#==================================================================================================================================
#==================================================================================================================================
#==================================================================================================================================
#==================================================================================================================================
#==================================================================================================================================



# end_time <- Sys.time()
# end_time - start_time

par(mfrow=c(1,9))
par(cex = 0.5)
par(new=FALSE)

#WOB
plot(WOB[,1],a[,1], ylim = rev(range(a[,1])), ylab = "Depth ft", xlab = "", col="blue",
     pch=1,title(expression(main = "WOB (lbf)"), adj = 0.5, line = 2, col.main = "blue"),xlim = c(0,max(WOB,CCS)+10000))
par(new=TRUE)
#CCS
lines(CCS[,1],a[,1], ylim = rev(range(a[,1])), axes=F, ylab = NA, xlab = NA,
      col="red",pch=2,title(expression(main = "CCS (psi)"), adj = 0.5, line = 0.7, col.main = "red"),xlim = c(0,max(CCS)+10000))
par(new=FALSE)
# #CCS
# lines(CCS[,1],a[,1], ylim = rev(range(a[,1])), axes=F, ylab = NA, xlab = NA,
#      col="red",pch=2,title(expression(main = "CCS (psi)"), adj = 0.5, line = 0.7, col.main = "red"),xlim = c(0,50000))
# par(new=FALSE)

#RPM
plot(RPM[,1],a[,1], ylim = rev(range(a[,1])),ylab = "",xlab = "",
     col="red",pch=1,title(expression(main = "RPM"), col.main = "red"),xlim = c(0,400))

#ROP
plot(ROP[,1],a[,1], ylim = rev(range(a[,1])),ylab = "",xlab = "",
     col="black",pch=1,title(expression(main = "ROP (ft/hr)")),xlim = c(0,max(ROP)+200))

abline(v=0, col = "red", lty = 3)
abline(v=max(ROP), col = "red", lty = 3)
text(max(ROP)+50,5,"MAX ROP",srt=90,pos=3,col="black")
par(new=FALSE)







# 
# #work1
# plot(work1[1:99,1],a[,1], ylim = rev(range(a[,1])),ylab = "",xlab = "",xlim = c(0,max(work1)),
#      col="black",pch=1,title(expression(main = "work1"), col.main = "black"))
# # abline(v=8, col = "red", lty = 3)
# par(new=TRUE)
# #BU_work1
# lines(BU_work1[1:99,1],a[,1], ylim = rev(range(a[,1])),ylab = "",xlab = "", axes=F,
#       col="blue",pch=2,title(expression(main = "BU_work1"), adj = 0.5,
#                              line = 0.7, col.main = "blue"),xlim = c(0,10))




# par(new=FALSE)
# #work2
# plot(work2[1:99,1],a[,1], ylim = rev(range(a[,1])),ylab = "",xlab = "",xlim = c(0,max(work2)),
#      col="black",pch=1,title(expression(main = "work2"), col.main = "black"))
# # abline(v=8, col = "red", lty = 3)
# par(new=TRUE)
# #BU_work2
# lines(BU_work2[1:99,1],a[,1], ylim = rev(range(a[,1])),ylab = "",xlab = "", axes=F,
#       col="blue",pch=2,title(expression(main = "BU_work2"), adj = 0.5,
#                              line = 0.7, col.main = "blue"),xlim = c(0,10))





#workT
plot(workT[1:99,1],a[,1], ylim = rev(range(a[,1])),ylab = "",xlab = "",xlim = c(0,max(workT)),
     col="black",pch=1,title(expression(main = "workT"), col.main = "black"))
# abline(v=8, col = "red", lty = 3)
par(new=TRUE)
#workT
lines(BU_workT[1:99,1],a[,1], ylim = rev(range(a[,1])),ylab = "",xlab = "", axes=F,
      col="blue",pch=2,title(expression(main = "BU_workT"), adj = 0.5,
                             line = 0.7, col.main = "blue"),xlim = c(0,10))






par(new=FALSE)
#BG
plot(BG[1:99,1],a[,1], ylim = rev(range(a[,1])),ylab = "",xlab = "",xlim = c(0,8),
     col="black",pch=1,title(expression(main = "Front Cutter BG"), col.main = "black"))
abline(v=8, col = "red", lty = 3)
par(new=TRUE)
#BU_BG
lines(BU_BG[1:99,1],a[,1], ylim = rev(range(a[,1])),ylab = "",xlab = "", axes=F,
      col="blue",pch=2,title(expression(main = "Back up Cutter BG"), adj = 0.5, line = 0.7,
                             col.main = "blue"),xlim = c(0,10))
par(new=FALSE)



#BU_cutter_engage
plot(BU_cutter_engage[1:99,1],a[,1], ylim = rev(range(a[,1])),ylab = "",xlab = "",xlim = c(0,1),
     col="black",pch=1,title(expression(main = "Back up cutter engage\n 0=NO   1=YES"), col.main = "black"))





# 
# #alphaAve & BU_alphaAve 
# plot(alphaAve[,1],a[,1], ylim = rev(range(a[,1])),ylab = "",xlab = "",
#      col="black",pch=1,title(expression(main = "alphaAve"),adj = 0.5, line = 1.9, col.main = "black"),
#      xlim = c(0,max(alphaAve,BU_alphaAve)))
# par(new=TRUE)
# plot(BU_alphaAve[,1],a[,1], ylim = rev(range(a[,1])),ylab = "",xlab = "", axes=F,
#      col="red",pch=2,title(expression(main = "BU_alphaAve"),adj = 0.5, line = 0.7, col.main = "red"))



Ab <- pi*(Db/2)^2

MSE <- WOB*((1/Ab)+((13.33*kf*RPM)/(Db*ROP)))



#MSE
plot(MSE[,1],a[,1], ylim = rev(range(a[,1])),ylab = "",xlab = "",
     col="black",pch=1,title(expression(main = "MSE"),adj = 0.5, line = 3.2, col.main = "black"),
     xlim = c(0,max(MSE,WOB,CCS)+10000))
#WOB
lines(WOB[,1],a[,1], ylim = rev(range(a[,1])), ylab = "Depth ft", xlab = "", col="blue",axes=F,
      pch=1,title(expression(main = "WOB (lbf)"), adj = 0.5, line = 2, col.main = "blue"))
par(new=TRUE)
#CCS
lines(CCS[,1],a[,1], ylim = rev(range(a[,1])), axes=F, ylab = NA, xlab = NA,axes=F,
      col="red",pch=2,title(expression(main = "CCS (psi)"), adj = 0.5, line = 0.7, col.main = "red"),xlim = c(0,max(CCS)+10000))
par(new=FALSE)




f1 <- DataTimeInter*(ROP/3600)
f2 <- cumsum(f1)
colnames(f2) <-'depth (ft)'


#DD(ft)
plot(a[,1],f2[,1], ylim = rev(range(f2[,1])),ylab = "Depth (ft)",xlab = "",
     col="black",pch=1,title(expression(main = "Drilling time (sec)"),adj = 0.5, line = 1.9, col.main = "black"),
     xlim = c(0,max(a)))


# #Drilling_Depth_(ft)
# plot(f2[,1],a[,1], ylim = rev(range(a[,1])),ylab = "",xlab = "",
#      col="black",pch=1,title(expression(main = "Drilling Depth (ft)"),adj = 0.5, line = 1.9, col.main = "black"),
#      xlim = c(0,max(f2)))
# 

# #
# barplot(f1[,1], ylim = rev(range(a[,1])),ylab = "",xlab = "",
#      col="black",pch=1,title(expression(main = "Drilling Depth (ft)"),adj = 0.5, line = 1.9, col.main = "black"),
#      xlim = c(0,max(f2)))


blue <- rgb(0.8, 0.5, 0.7, alpha=1)
red <- rgb(1, 0, 0, alpha=0.4)
barplot(f1[99:1,1],horiz = T,main = "Drilling length (ft)\n per Data point", col=blue)#, xlim = max(f1,f2))
# par(new=TRUE)
# barplot(f2[99:1,1],horiz = T,axes=F, col=red)



